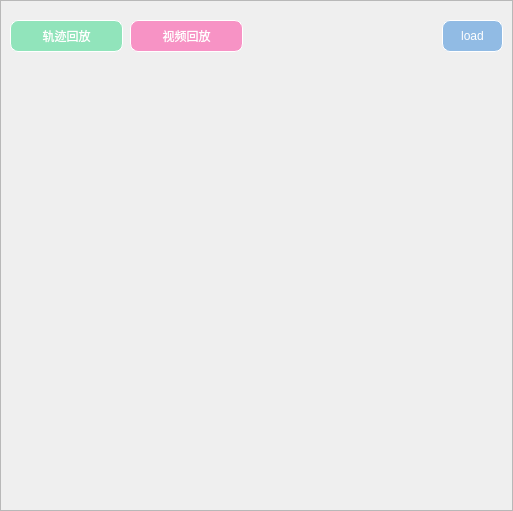
<?xml version="1.0" encoding="UTF-8"?>
<ui version="4.0">
 <class>Frame</class>
 <widget class="QFrame" name="Frame">
  <property name="geometry">
   <rect>
    <x>0</x>
    <y>0</y>
    <width>513</width>
    <height>511</height>
   </rect>
  </property>
  <property name="windowTitle">
   <string>Frame</string>
  </property>
  <property name="frameShape">
   <enum>QFrame::StyledPanel</enum>
  </property>
  <property name="frameShadow">
   <enum>QFrame::Raised</enum>
  </property>
  <widget class="QPushButton" name="pushButton">
   <property name="geometry">
    <rect>
     <x>10</x>
     <y>20</y>
     <width>113</width>
     <height>32</height>
    </rect>
   </property>
   <property name="styleSheet">
    <string notr="true">QPushButton{
	color: rgb(255, 255, 255);
	background-color: rgba(0, 211, 106,100);
	border:1px outset rgb(255, 255, 255);
	border-radius:8px;
  	text-align: center center;
} 
/*鼠标放在按钮上方*/
QPushButton:hover {
	background-color: rgba(0, 211, 106,80%);
	border:2px outset rgba(36, 36, 36,0);
} 
QPushButton:pressed {
	background-color: rgba(0, 211, 106,90%);
	border:4px outset rgba(36, 36, 36,0);
} </string>
   </property>
   <property name="text">
    <string>轨迹回放</string>
   </property>
  </widget>
  <widget class="QPushButton" name="pushButton_2">
   <property name="geometry">
    <rect>
     <x>130</x>
     <y>20</y>
     <width>113</width>
     <height>32</height>
    </rect>
   </property>
   <property name="styleSheet">
    <string notr="true">QPushButton{
	color: rgb(255, 255, 255);
	background-color: rgba(255, 51, 153,125);
	border:1px outset rgb(255, 255, 255);
	border-radius:8px;
  	text-align: center center;
} 
/*鼠标放在按钮上方*/
QPushButton:hover {
	background-color: rgba(255, 51, 153,80%);
	border:2px outset rgba(36, 36, 36,0);
} 
QPushButton:pressed {
	background-color: rgba(255, 51, 153,90%);
	border:4px outset rgba(36, 36, 36,0);
} </string>
   </property>
   <property name="text">
    <string>视频回放</string>
   </property>
  </widget>
  <widget class="QFrame" name="frame">
   <property name="geometry">
    <rect>
     <x>10</x>
     <y>60</y>
     <width>491</width>
     <height>431</height>
    </rect>
   </property>
   <property name="styleSheet">
    <string notr="true">border:none;</string>
   </property>
   <property name="frameShape">
    <enum>QFrame::StyledPanel</enum>
   </property>
   <property name="frameShadow">
    <enum>QFrame::Raised</enum>
   </property>
  </widget>
  <widget class="QPushButton" name="pushButton_3">
   <property name="geometry">
    <rect>
     <x>442</x>
     <y>20</y>
     <width>61</width>
     <height>32</height>
    </rect>
   </property>
   <property name="styleSheet">
    <string notr="true">QPushButton{
	color: rgb(255, 255, 255);
	background-color: rgba(0, 106, 211,100);
	border:1px outset rgb(255, 255, 255);
	border-radius:8px;
  	text-align: center center;
} 
/*鼠标放在按钮上方*/
QPushButton:hover {
	background-color: rgba(0, 106, 211,80%);
	border:2px outset rgba(36, 36, 36,0);
} 
QPushButton:pressed {
	background-color: rgba(0, 106, 211,90%);
	border:4px outset rgba(36, 36, 36,0);
} </string>
   </property>
   <property name="text">
    <string>load</string>
   </property>
  </widget>
 </widget>
 <resources/>
 <connections/>
</ui>
